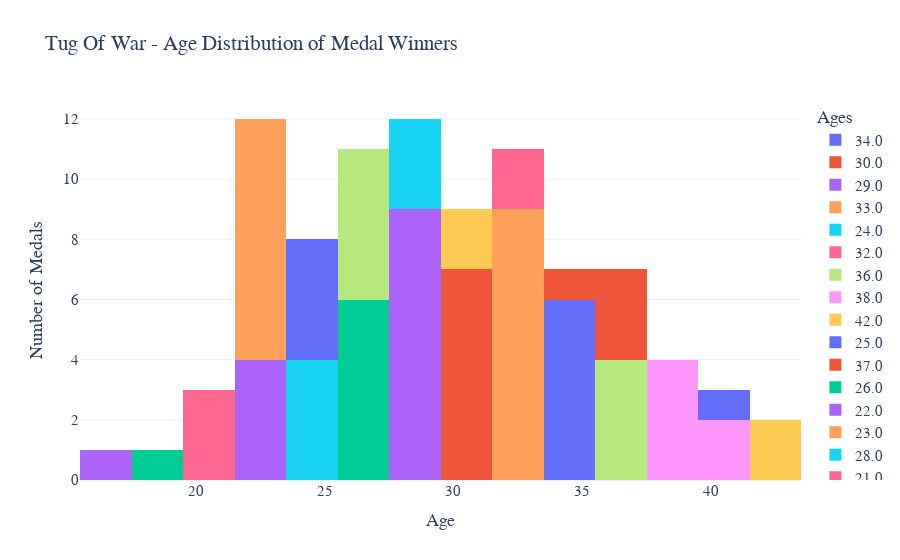

Write notebook code for a chart like this one.
### Markdown cell above
Age distribution among medal winners in Tug-of-war

### Code cell
"""Vill att den ska likna de andra"""

# Filter data for Tug-Of-War
age_distribution_tug_of_war = os_data_tug_of_war[os_data_tug_of_war["Sport"] == "Tug-Of-War"]

# Age distribution for medal winners in Tug-Of-War
fig_age_distribution_tug_of_war = px.histogram(age_distribution_tug_of_war, x="Age",
                                               title="Tug Of War - Age Distribution of Medal Winners",
                                               template="plotly_white",
                                               labels={"Age": "Ages", "Medals": "Medals"},  # Adjusted labels
                                                color="Age")

# Update layout
fig_age_distribution_tug_of_war.update_layout(
    xaxis_title="Age",
    yaxis_title="Number of Medals",
    font_family="Rockwell",
    font_size=15,
   
)
# Show the age distribution for medal winners in Tug-Of-War
fig_age_distribution_tug_of_war.show()

### Figure 1 — Plotly figure (JSON) as saved in the notebook; plotly's stock layout.template omitted (floating-point values rounded to 4 significant figures)
{"data": [{"alignmentgroup": "True", "bingroup": "x", "hovertemplate": "Ages=%{x}<br>count=%{y}<extra></extra>", "legendgroup": "34.0", "marker": {"color": "#636efa", "pattern": {"shape": ""}}, "name": "34.0", "offsetgroup": "34.0", "orientation": "v", "showlegend": true, "type": "histogram", "x": [34, 34, 34, 34, 34, 34], "xaxis": "x", "yaxis": "y"}, {"alignmentgroup": "True", "bingroup": "x", "hovertemplate": "Ages=%{x}<br>count=%{y}<extra></extra>", "legendgroup": "30.0", "marker": {"color": "#EF553B", "pattern": {"shape": ""}}, "name": "30.0", "offsetgroup": "30.0", "orientation": "v", "showlegend": true, "type": "histogram", "x": [30, 30, 30, 30, 30, 30, 30], "xaxis": "x", "yaxis": "y"}, {"alignmentgroup": "True", "bingroup": "x", "hovertemplate": "Ages=%{x}<br>count=%{y}<extra></extra>", "legendgroup": "29.0", "marker": {"color": "#ab63fa", "pattern": {"shape": ""}}, "name": "29.0", "offsetgroup": "29.0", "orientation": "v", "showlegend": true, "type": "histogram", "x": [29, 29, 29, 29, 29, 29, 29, 29, 29], "xaxis": "x", "yaxis": "y"}, {"alignmentgroup": "True", "bingroup": "x", "hovertemplate": "Ages=%{x}<br>count=%{y}<extra></extra>", "legendgroup": "33.0", "marker": {"color": "#FFA15A", "pattern": {"shape": ""}}, "name": "33.0", "offsetgroup": "33.0", "orientation": "v", "showlegend": true, "type": "histogram", "x": [33, 33, 33, 33, 33, 33, 33, 33, 33], "xaxis": "x", "yaxis": "y"}, {"alignmentgroup": "True", "bingroup": "x", "hovertemplate": "Ages=%{x}<br>count=%{y}<extra></extra>", "legendgroup": "24.0", "marker": {"color": "#19d3f3", "pattern": {"shape": ""}}, "name": "24.0", "offsetgroup": "24.0", "orientation": "v", "showlegend": true, "type": "histogram", "x": [24, 24, 24, 24], "xaxis": "x", "yaxis": "y"}, {"alignmentgroup": "True", "bingroup": "x", "hovertemplate": "Ages=%{x}<br>count=%{y}<extra></extra>", "legendgroup": "32.0", "marker": {"color": "#FF6692", "pattern": {"shape": ""}}, "name": "32.0", "offsetgroup": "32.0", "orientation": "v", "showlegend": true, "type": "histogram", "x": [32, 32], "xaxis": "x", "yaxis": "y"}, {"alignmentgroup": "True", "bingroup": "x", "hovertemplate": "Ages=%{x}<br>count=%{y}<extra></extra>", "legendgroup": "36.0", "marker": {"color": "#B6E880", "pattern": {"shape": ""}}, "name": "36.0", "offsetgroup": "36.0", "orientation": "v", "showlegend": true, "type": "histogram", "x": [36, 36, 36, 36], "xaxis": "x", "yaxis": "y"}, {"alignmentgroup": "True", "bingroup": "x", "hovertemplate": "Ages=%{x}<br>count=%{y}<extra></extra>", "legendgroup": "38.0", "marker": {"color": "#FF97FF", "pattern": {"shape": ""}}, "name": "38.0", "offsetgroup": "38.0", "orientation": "v", "showlegend": true, "type": "histogram", "x": [38, 38, 38, 38], "xaxis": "x", "yaxis": "y"}, {"alignmentgroup": "True", "bingroup": "x", "hovertemplate": "Ages=%{x}<br>count=%{y}<extra></extra>", "legendgroup": "42.0", "marker": {"color": "#FECB52", "pattern": {"shape": ""}}, "name": "42.0", "offsetgroup": "42.0", "orientation": "v", "showlegend": true, "type": "histogram", "x": [42, 42], "xaxis": "x", "yaxis": "y"}, {"alignmentgroup": "True", "bingroup": "x", "hovertemplate": "Ages=%{x}<br>count=%{y}<extra></extra>", "legendgroup": "25.0", "marker": {"color": "#636efa", "pattern": {"shape": ""}}, "name": "25.0", "offsetgroup": "25.0", "orientation": "v", "showlegend": true, "type": "histogram", "x": [25, 25, 25, 25], "xaxis": "x", "yaxis": "y"}, {"alignmentgroup": "True", "bingroup": "x", "hovertemplate": "Ages=%{x}<br>count=%{y}<extra></extra>", "legendgroup": "37.0", "marker": {"color": "#EF553B", "pattern": {"shape": ""}}, "name": "37.0", "offsetgroup": "37.0", "orientation": "v", "showlegend": true, "type": "histogram", "x": [37, 37, 37], "xaxis": "x", "yaxis": "y"}, {"alignmentgroup": "True", "bingroup": "x", "hovertemplate": "Ages=%{x}<br>count=%{y}<extra></extra>", "legendgroup": "26.0", "marker": {"color": "#00cc96", "pattern": {"shape": ""}}, "name": "26.0", "offsetgroup": "26.0", "orientation": "v", "showlegend": true, "type": "histogram", "x": [26, 26, 26, 26, 26, 26], "xaxis": "x", "yaxis": "y"}, {"alignmentgroup": "True", "bingroup": "x", "hovertemplate": "Ages=%{x}<br>count=%{y}<extra></extra>", "legendgroup": "22.0", "marker": {"color": "#ab63fa", "pattern": {"shape": ""}}, "name": "22.0", "offsetgroup": "22.0", "orientation": "v", "showlegend": true, "type": "histogram", "x": [22, 22, 22, 22], "xaxis": "x", "yaxis": "y"}, {"alignmentgroup": "True", "bingroup": "x", "hovertemplate": "Ages=%{x}<br>count=%{y}<extra></extra>", "legendgroup": "23.0", "marker": {"color": "#FFA15A", "pattern": {"shape": ""}}, "name": "23.0", "offsetgroup": "23.0", "orientation": "v", "showlegend": true, "type": "histogram", "x": [23, 23, 23, 23, 23, 23, 23, 23], "xaxis": "x", "yaxis": "y"}, {"alignmentgroup": "True", "bingroup": "x", "hovertemplate": "Ages=%{x}<br>count=%{y}<extra></extra>", "legendgroup": "28.0", "marker": {"color": "#19d3f3", "pattern": {"shape": ""}}, "name": "28.0", "offsetgroup": "28.0", "orientation": "v", "showlegend": true, "type": "histogram", "x": [28, 28, 28], "xaxis": "x", "yaxis": "y"}, {"alignmentgroup": "True", "bingroup": "x", "hovertemplate": "Ages=%{x}<br>count=%{y}<extra></extra>", "legendgroup": "21.0", "marker": {"color": "#FF6692", "pattern": {"shape": ""}}, "name": "21.0", "offsetgroup": "21.0", "orientation": "v", "showlegend": true, "type": "histogram", "x": [21, 21, 21], "xaxis": "x", "yaxis": "y"}, {"alignmentgroup": "True", "bingroup": "x", "hovertemplate": "Ages=%{x}<br>count=%{y}<extra></extra>", "legendgroup": "27.0", "marker": {"color": "#B6E880", "pattern": {"shape": ""}}, "name": "27.0", "offsetgroup": "27.0", "orientation": "v", "showlegend": true, "type": "histogram", "x": [27, 27, 27, 27, 27], "xaxis": "x", "yaxis": "y"}, {"alignmentgroup": "True", "bingroup": "x", "hovertemplate": "Ages=%{x}<br>count=%{y}<extra></extra>", "legendgroup": "41.0", "marker": {"color": "#FF97FF", "pattern": {"shape": ""}}, "name": "41.0", "offsetgroup": "41.0", "orientation": "v", "showlegend": true, "type": "histogram", "x": [41, 41], "xaxis": "x", "yaxis": "y"}, {"alignmentgroup": "True", "bingroup": "x", "hovertemplate": "Ages=%{x}<br>count=%{y}<extra></extra>", "legendgroup": "31.0", "marker": {"color": "#FECB52", "pattern": {"shape": ""}}, "name": "31.0", "offsetgroup": "31.0", "orientation": "v", "showlegend": true, "type": "histogram", "x": [31, 31], "xaxis": "x", "yaxis": "y"}, {"alignmentgroup": "True", "bingroup": "x", "hovertemplate": "Ages=%{x}<br>count=%{y}<extra></extra>", "legendgroup": "40.0", "marker": {"color": "#636efa", "pattern": {"shape": ""}}, "name": "40.0", "offsetgroup": "40.0", "orientation": "v", "showlegend": true, "type": "histogram", "x": [40], "xaxis": "x", "yaxis": "y"}, {"alignmentgroup": "True", "bingroup": "x", "hovertemplate": "Ages=%{x}<br>count=%{y}<extra></extra>", "legendgroup": "35.0", "marker": {"color": "#EF553B", "pattern": {"shape": ""}}, "name": "35.0", "offsetgroup": "35.0", "orientation": "v", "showlegend": true, "type": "histogram", "x": [35], "xaxis": "x", "yaxis": "y"}, {"alignmentgroup": "True", "bingroup": "x", "hovertemplate": "Ages=%{x}<br>count=%{y}<extra></extra>", "legendgroup": "19.0", "marker": {"color": "#00cc96", "pattern": {"shape": ""}}, "name": "19.0", "offsetgroup": "19.0", "orientation": "v", "showlegend": true, "type": "histogram", "x": [19], "xaxis": "x", "yaxis": "y"}, {"alignmentgroup": "True", "bingroup": "x", "hovertemplate": "Ages=%{x}<br>count=%{y}<extra></extra>", "legendgroup": "17.0", "marker": {"color": "#ab63fa", "pattern": {"shape": ""}}, "name": "17.0", "offsetgroup": "17.0", "orientation": "v", "showlegend": true, "type": "histogram", "x": [17], "xaxis": "x", "yaxis": "y"}], "layout": {"barmode": "relative", "font": {"family": "Rockwell", "size": 15}, "legend": {"title": {"text": "Ages"}, "tracegroupgap": 0}, "title": {"text": "Tug Of War - Age Distribution of Medal Winners"}, "xaxis": {"anchor": "y", "categoryarray": [34, 30, null, 29, 33, 24, 32, 36, 38, 42, 25, 37, 26, 22, 23, 28, 21, 27, 41, 31, 40, 35, 19, 17], "categoryorder": "array", "domain": [0, 1], "title": {"text": "Age"}}, "yaxis": {"anchor": "x", "domain": [0, 1], "title": {"text": "Number of Medals"}}}}
